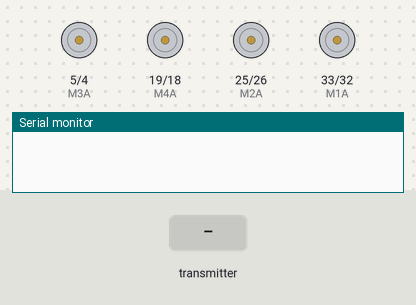
This sketch was run on a simulated ESP32. Parts: motor-driver pin pairs drawn as motors (green arrow = first pin HIGH = forward, orange = second pin HIGH = backward, longer = more drive), the last lines printed to the serial monitor. The test bench sets the inputs (shaded band).

Above: at 1.2 s.
1.3 s: the transmitter starts sending accion = adelante
At 1.6 s:
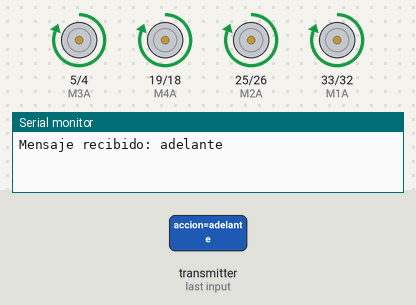
2.8 s: the transmitter starts sending accion = atras
At 4.0 s:
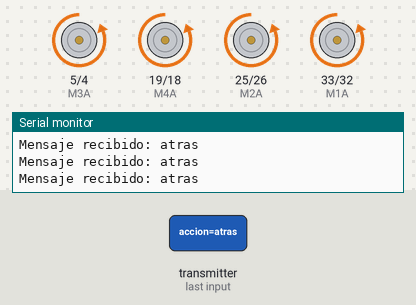
4.3 s: the transmitter starts sending accion = izquierda
At 5.1 s:
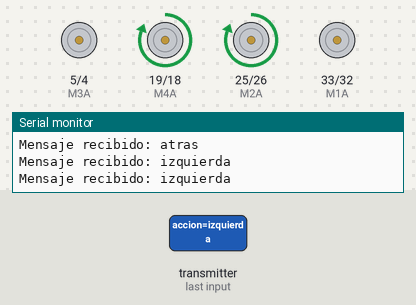
5.8 s: the transmitter starts sending accion = derecha
At 6.2 s:
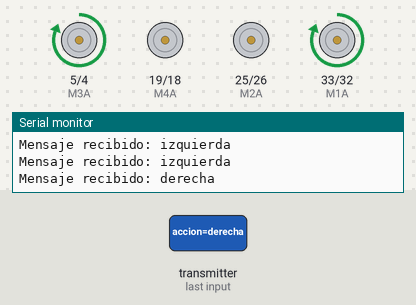
Timing chart, 0 to 8.3 s (numbered marks = the images above; inputs shaded):
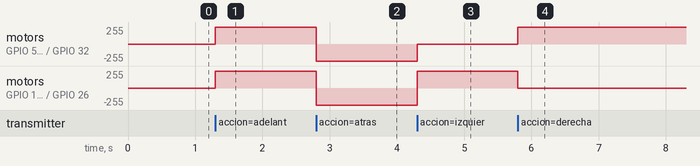

Measured:
- after the input at 1.3 s, motor on GPIO 5 (M3A) / GPIO 4 (M3B), motor on GPIO 19 (M4A) / GPIO 18 (M4B), motor on GPIO 25 (M2A) / GPIO 26 (M2B), motor on GPIO 33 (M1A) / GPIO 32 (M1B): stopped → forward 255/255 at once
- after the input at 2.8 s, motor on GPIO 5 (M3A) / GPIO 4 (M3B), motor on GPIO 19 (M4A) / GPIO 18 (M4B), motor on GPIO 25 (M2A) / GPIO 26 (M2B), motor on GPIO 33 (M1A) / GPIO 32 (M1B): forward 255/255 → backward 255/255 at once
- after the input at 4.3 s, motor on GPIO 5 (M3A) / GPIO 4 (M3B), motor on GPIO 33 (M1A) / GPIO 32 (M1B): backward 255/255 → stopped at once; motor on GPIO 19 (M4A) / GPIO 18 (M4B), motor on GPIO 25 (M2A) / GPIO 26 (M2B): backward 255/255 → forward 255/255 at once
- after the input at 5.8 s, motor on GPIO 5 (M3A) / GPIO 4 (M3B), motor on GPIO 33 (M1A) / GPIO 32 (M1B): stopped → forward 255/255 at once; motor on GPIO 19 (M4A) / GPIO 18 (M4B), motor on GPIO 25 (M2A) / GPIO 26 (M2B): forward 255/255 → stopped at once

The sketch:

RECEPTOR.ino
```cpp
#include <esp_now.h>
#include <WiFi.h>

typedef struct struct_message {
  char accion[10];
} struct_message;

struct_message mensaje;

#define M1A 33
#define M1B 32
#define M2A 25
#define M2B 26
#define M3A 5
#define M3B 4
#define M4A 19
#define M4B 18

void moverAdelante() {
  digitalWrite(M1A, HIGH); digitalWrite(M1B, LOW);
  digitalWrite(M2A, HIGH); digitalWrite(M2B, LOW);
  digitalWrite(M3A, HIGH); digitalWrite(M3B, LOW);
  digitalWrite(M4A, HIGH); digitalWrite(M4B, LOW);
}

void moverAtras() {
  digitalWrite(M1A, LOW); digitalWrite(M1B, HIGH);
  digitalWrite(M2A, LOW); digitalWrite(M2B, HIGH);
  digitalWrite(M3A, LOW); digitalWrite(M3B, HIGH);
  digitalWrite(M4A, LOW); digitalWrite(M4B, HIGH);
}

void girarIzquierda() {
  digitalWrite(M1A, LOW); digitalWrite(M1B, LOW);
  digitalWrite(M2A, HIGH); digitalWrite(M2B, LOW);
  digitalWrite(M3A, LOW); digitalWrite(M3B, LOW);
  digitalWrite(M4A, HIGH); digitalWrite(M4B, LOW);
}

void girarDerecha() {
  digitalWrite(M1A, HIGH); digitalWrite(M1B, LOW);
  digitalWrite(M2A, LOW); digitalWrite(M2B, LOW);
  digitalWrite(M3A, HIGH); digitalWrite(M3B, LOW);
  digitalWrite(M4A, LOW); digitalWrite(M4B, LOW);
}

void pararMotores() {
  digitalWrite(M1A, LOW); digitalWrite(M1B, LOW);
  digitalWrite(M2A, LOW); digitalWrite(M2B, LOW);
  digitalWrite(M3A, LOW); digitalWrite(M3B, LOW);
  digitalWrite(M4A, LOW); digitalWrite(M4B, LOW);
}

// Esta función es llamada cuando el receptor recibe un mensaje
void onReceive(const esp_now_recv_info *info, const uint8_t *data, int len) {
  // Verificar si el tamaño de los datos es correcto antes de copiar
  if (len == sizeof(mensaje)) {
    memcpy(&mensaje, data, sizeof(mensaje));
    Serial.print("Mensaje recibido: ");
    Serial.println(mensaje.accion);  // Imprime la acción recibida

    if (strcmp(mensaje.accion, "adelante") == 0) {
      moverAdelante();
    } else if (strcmp(mensaje.accion, "atras") == 0) {
      moverAtras();
    } else if (strcmp(mensaje.accion, "izquierda") == 0) {
      girarIzquierda();
    } else if (strcmp(mensaje.accion, "derecha") == 0) {
      girarDerecha();
    } else {
      pararMotores();
    }
  } else {
    Serial.println("Tamaño de datos incorrecto");
  }

  delay(50);  // Pequeño retraso para evitar sobrecarga
}

void setup() {
  Serial.begin(115200);  // Inicia la comunicación serial para ver el monitor serial
  WiFi.mode(WIFI_STA);

  int pinesMotores[] = {M1A, M1B, M2A, M2B, M3A, M3B, M4A, M4B};
  for (int i = 0; i < 8; i++) {
    pinMode(pinesMotores[i], OUTPUT);
    digitalWrite(pinesMotores[i], LOW);
  }

  if (esp_now_init() != ESP_OK) {
    Serial.println("Error al iniciar ESP-NOW");
    return;
  }

  esp_now_register_recv_cb(onReceive);
}

void loop() {
  // Nada que hacer aquí
}
```
